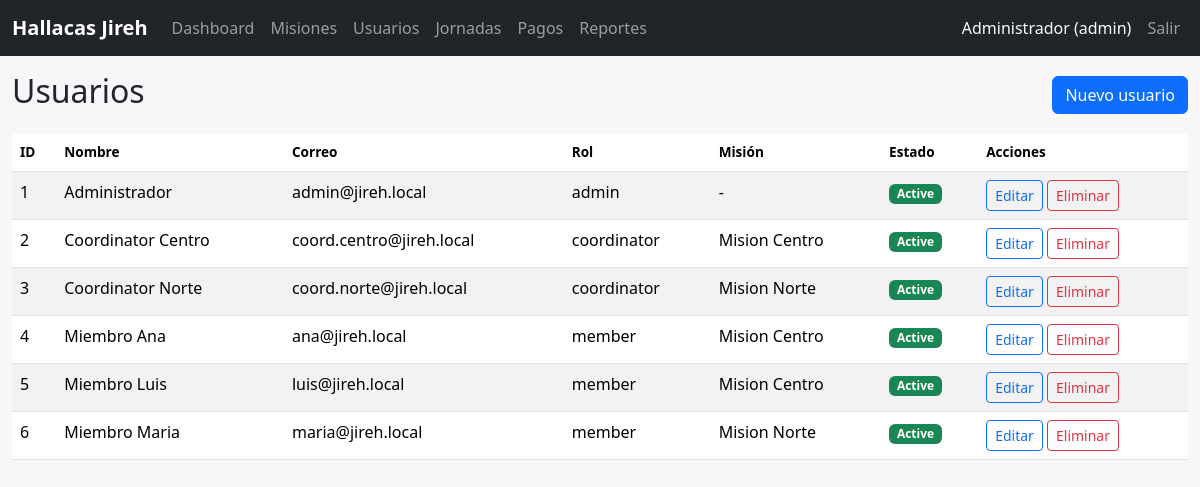
Page /index.php?r=users (signed in) on the committed database.
### tables this page shows
CREATE TABLE IF NOT EXISTS users (
  id INT AUTO_INCREMENT PRIMARY KEY,
  name VARCHAR(120) NOT NULL,
  email VARCHAR(190) NOT NULL UNIQUE,
  password_hash VARCHAR(255) NOT NULL,
  role ENUM('admin','coordinator','member') NOT NULL DEFAULT 'member',
  mission_id INT NULL,
  phone VARCHAR(40) NULL,
  status ENUM('active','inactive') NOT NULL DEFAULT 'active',
  created_at DATETIME NOT NULL DEFAULT CURRENT_TIMESTAMP,
  updated_at DATETIME NOT NULL DEFAULT CURRENT_TIMESTAMP ON UPDATE CURRENT_TIMESTAMP,
  FOREIGN KEY (mission_id) REFERENCES missions(id) ON DELETE SET NULL
);

CREATE TABLE IF NOT EXISTS missions (
  id INT AUTO_INCREMENT PRIMARY KEY,
  name VARCHAR(120) NOT NULL,
  code VARCHAR(40) NOT NULL UNIQUE,
  description TEXT NULL,
  coordinator_id INT NULL,
  status ENUM('active','inactive') NOT NULL DEFAULT 'active',
  created_at DATETIME NOT NULL DEFAULT CURRENT_TIMESTAMP,
  updated_at DATETIME NOT NULL DEFAULT CURRENT_TIMESTAMP ON UPDATE CURRENT_TIMESTAMP
);

### app/controllers/UserController.php (called while the page is built, shortened)
<?php
class UserController {
    public static function index(): void {
        $users = User::all();
        include BASE_PATH . '/app/views/users/index.php';
    }
}

### app/auth.php (called while the page is built, shortened)
<?php
class Auth {
    public static function user(): ?array { return $_SESSION['user'] ?? null; }
    public static function check(): bool { return isset($_SESSION['user']); }
    public static function role(): string { return self::user()['role'] ?? 'guest'; }
}

### app/db.php (called while the page is built)
<?php
class DB {
    private static ?PDO $pdo = null;
    public static function connect(): PDO {
        if (self::$pdo === null) {
            $dsn = 'mysql:host=' . DB_HOST . ';port=' . DB_PORT . ';dbname=' . DB_NAME . ';charset=utf8mb4';
            $options = [
                PDO::ATTR_ERRMODE => PDO::ERRMODE_EXCEPTION,
                PDO::ATTR_DEFAULT_FETCH_MODE => PDO::FETCH_ASSOC,
                PDO::ATTR_EMULATE_PREPARES => false,
            ];
            try {
                self::$pdo = new PDO($dsn, DB_USER, DB_PASS, $options);
            } catch (PDOException $e) {
                error_log('DB connection failed: ' . $e->getMessage());
                http_response_code(500);
                die('No se pudo conectar a la base de datos.');
            }
        }
        return self::$pdo;
    }
    public static function query(string $sql, array $params = []): PDOStatement {
        $stmt = self::connect()->prepare($sql);
        $stmt->execute($params);
        return $stmt;
    }
}

### app/models/User.php (called while the page is built, shortened)
<?php
class User {
    public static function all(string $role = '', ?int $missionId = null): array {
        $sql = 'SELECT u.*, m.name AS mission_name FROM users u LEFT JOIN missions m ON m.id=u.mission_id WHERE 1=1';
        $p = [];
        $sql .= ' ORDER BY u.name';
        return DB::query($sql, $p)->fetchAll();
    }
}

### app/views/users/index.php (the view, shortened to what this page needs)
<?php include BASE_PATH . '/app/views/partials/header.php'; ?>
<div class="d-flex justify-content-between align-items-center mb-3">
 <h2>Usuarios</h2>
 <a class="btn btn-primary" href="<?= url('user_create') ?>">Nuevo usuario</a>
</div>
<div class="table-responsive">
<table class="table table-striped table-hover">
 <thead><tr><th>ID</th><th>Nombre</th><th>Correo</th><th>Rol</th><th>Misión</th><th>Estado</th><th>Acciones</th></tr></thead>
 <tbody>
 <?php foreach ($users as $u): ?>
 <tr>
   <td><?= (int)$u['id'] ?></td>
   <td><?= h($u['name']) ?></td>
   <td><?= h($u['email']) ?></td>
   <td><?= h($u['role']) ?></td>
   <td><?= h($u['mission_name'] ?? '-') ?></td>
   <td><?= status_badge($u['status']) ?></td>
   <td>
     <a class="btn btn-sm btn-outline-primary" href="<?= url('user_edit',['id'=>$u['id']]) ?>">Editar</a>
     <form method="post" action="<?= url('user_delete') ?>" class="d-inline" onsubmit="return confirm('Eliminar usuario?')">
       <button class="btn btn-sm btn-outline-danger">Eliminar</button>
     </form>
   </td>
 </tr>
 <?php endforeach; ?>
 </tbody>
</table>
</div>
<?php include BASE_PATH . '/app/views/partials/footer.php'; ?>

### public/index.php (shortened to what this page needs)
<?php
require_once __DIR__ . '/../app/controllers/UserController.php';
$route = $_GET['r'] ?? '';
switch ($route) {
    case 'users':
        UserController::index();
        break;
}

### app/views/partials/header.php (shortened to what this page needs)
<!DOCTYPE html>
<html lang="es">
<head>
  <link href="https://cdn.jsdelivr.net/npm/bootstrap@5.3.3/dist/css/bootstrap.min.css" rel="stylesheet">
  <link rel="stylesheet" href="/assets/css/app.css">
</head>
<body>
<nav class="navbar navbar-expand-lg navbar-dark bg-dark">
  <div class="container-fluid">
    <a class="navbar-brand" href="<?= url('dashboard') ?>"><?= h(APP_NAME) ?></a>
    <div class="collapse navbar-collapse" id="nav">
      <ul class="navbar-nav me-auto">
        <?php if (Auth::check()): ?>
        <li class="nav-item"><a class="nav-link" href="<?= url('dashboard') ?>">Dashboard</a></li>
        <li class="nav-item"><a class="nav-link" href="<?= url('missions') ?>">Misiones</a></li>
        <li class="nav-item"><a class="nav-link" href="<?= url('users') ?>">Usuarios</a></li>
        <li class="nav-item"><a class="nav-link" href="<?= url('jornadas') ?>">Jornadas</a></li>
        <li class="nav-item"><a class="nav-link" href="<?= url('payments') ?>">Pagos</a></li>
        <li class="nav-item"><a class="nav-link" href="<?= url('reports') ?>">Reportes</a></li>
        <?php endif; ?>
      </ul>
      <ul class="navbar-nav">
        <?php if (Auth::check()): ?>
        <li class="nav-item"><span class="nav-link text-light"><?= h(Auth::user()['name']) ?> (<?= h(Auth::role()) ?>)</span></li>
        <li class="nav-item"><a class="nav-link" href="<?= url('logout') ?>">Salir</a></li>
        <?php endif; ?>
      </ul>
    </div>
  </div>
</nav>
<div class="container-fluid mt-3">

### app/helpers.php (shortened to what this page needs)
<?php
function url(string $route = '', array $params = []): string {
    $q = array_merge(['r' => $route], $params);
    return '/index.php?' . http_build_query($q);
}
function h($v): string {
    return htmlspecialchars((string)($v ?? ''), ENT_QUOTES, 'UTF-8');
}
function status_badge(string $status): string {
    $map = [
        'pendiente' => 'danger',
        'parcial' => 'warning',
        'pagado' => 'success',
        'open' => 'primary',
        'closed' => 'secondary',
        'active' => 'success',
        'inactive' => 'secondary',
    ];
    $c = $map[$status] ?? 'secondary';
    return '<span class="badge bg-' . $c . '">' . h(ucfirst($status)) . '</span>';
}

### app/views/partials/footer.php (shortened to what this page needs)
</div>
</body>
</html>

### public/assets/css/app.css (style rules this page uses)
body { background: #f7f7f9; }
.table th { font-size: .85rem; }
.navbar-brand { font-weight: 700; }

### rows in the picture
users: name "Administrador", role "admin", id "1", email "admin@jireh.local", mission_name "-", status "Active"
users: id "2", name "Coordinator Centro", email "coord.centro@jireh.local", role "coordinator", mission.name "Mision Centro", status "Active"
users: id "3", name "Coordinator Norte", email "coord.norte@jireh.local", role "coordinator", mission.name "Mision Norte", status "Active"
users: id "4", name "Miembro Ana", email "ana@jireh.local", role "member", mission.name "Mision Centro", status "Active"
users: id "5", name "Miembro Luis", email "luis@jireh.local", role "member", mission.name "Mision Centro", status "Active"
users: id "6", name "Miembro Maria", email "maria@jireh.local", role "member", mission.name "Mision Norte", status "Active"

### other values in the picture
APP_NAME "Hallacas Jireh"
